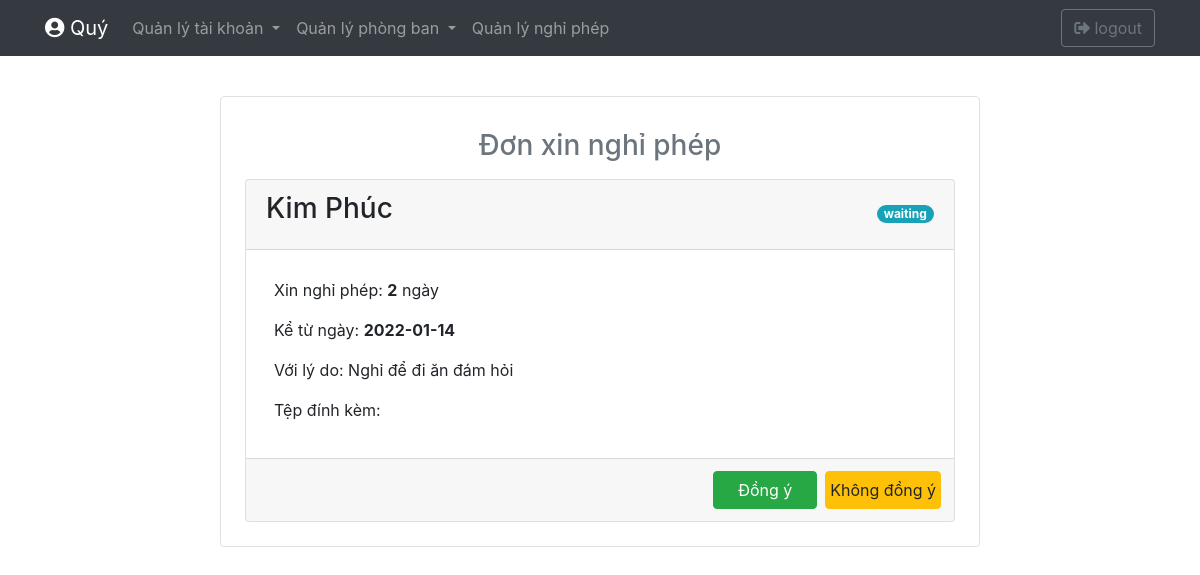
The app's page /nghiphep/getYC.php?id=7 (signed in) with its own data.
### tables this page shows
CREATE TABLE `nghiphep` (
  `id` int(11) NOT NULL,
  `nhanvien` varchar(255) NOT NULL,
  `idNV` int(255) NOT NULL,
  `idPhong` int(11) NOT NULL,
  `chucvu` text NOT NULL,
  `ngayBDnghi` date NOT NULL,
  `songaymuonnghi` int(20) NOT NULL,
  `lydo` varchar(255) NOT NULL,
  `file` varchar(255) DEFAULT NULL,
  `trangthai` varchar(20) NOT NULL DEFAULT 'waiting',
  `ngaythaydoi` datetime NOT NULL
);

### nghiphep/getYC.php (the view, shortened to what this page needs)
<?php
    $idYC = $_GET['id'];
    require_once('../conndb.php');
    $sql = 'SELECT * FROM nghiphep WHERE id = ?';
    $stm = $conn->prepare($sql);
    $stm->bind_param('i',$idYC);
    $stm->execute();
    $result = $stm->get_result();
?>
<!DOCTYPE html>
<html lang="en">
<head>
  <link rel="stylesheet" href="https://maxcdn.bootstrapcdn.com/bootstrap/4.5.2/css/bootstrap.min.css">
    <link
        rel="stylesheet"
        href="https://use.fontawesome.com/releases/v5.3.1/css/all.css"
>
</head>
<body>
<?php
    $YC = $result->fetch_assoc();
    $nhanvien = $YC['nhanvien'];
    $trangthai = $YC['trangthai'];
    $songaymuonnghi = $YC['songaymuonnghi'];
    $ngayBDnghi = $YC['ngayBDnghi'];
    $lydo = $YC['lydo'];
    $fi = $YC['file'];
    if($_SESSION['account']['chucvu']==='Giám đốc'){
        require_once('../Account/navbar.php');
    }elseif($_SESSION['account']['chucvu']==='Trưởng phòng'){
        require_once('../Truongphong/navbar.php');
    }
?>
    <div class="container mt-5">
        <div class="row justify-content-center">
            <div class="col col-lg-8 border rounded my-5 p-4 mx-3">
                <h3 class="text-center text-secondary mt-2 mb-3 mb-3">Đơn xin nghỉ phép</h3>
                <div class="card">
                    <div class="card-header d-flex justify-content-between">
                        <h3 class=" card-title"><?=$nhanvien?></h3>
                        <small class="badge badge-info badge-pill my-auto" id="sttYC">
                            <?=  $trangthai ?>
                        </small>
                    </div>
                    <div class="card-body">
                        <p class="card-text mt-2 mx-2">
                            Xin nghỉ phép: <b><?=$songaymuonnghi?></b> ngày
                        </p>
                        <p class="card-text mt-2 mx-2">
                            Kể từ ngày: <b><?=$ngayBDnghi?></b>
                        </p>
                        <p class="card-text mt-2 mx-2">
                        Với lý do: <?=$lydo?>
                        </p>
                        <p class="card-text mt-2 mx-2 mb-3">
                            Tệp đính kèm: <a href="<?=$f_href?>"><?=$fi?></a>
                        </p>
                    </div>
                    <div class="card-footer">
                    <?php if ($trangthai === 'waiting'){ ?>
                        <div class="row justify-content-end" id="btn_duyet">
                            <button onclick="showDYmodal()" class="btn btn-success mr-2 px-4">Đồng ý</button>
                            <button onclick="showKDYmodal()" class="btn btn-warning mr-2 px-1">Không đồng ý</button>
                        </div>
                    <?php }
                    ?>
                    </div>
                </div>
            </div>
        </div>
    </div>
</body>
</html>

### records on screen
nghiphep: nhanvien "Kim Phúc", trangthai "waiting", songaymuonnghi "2", ngayBDnghi "2022-01-14", lydo "Nghỉ để đi ăn đám hỏi"

### other values on screen
$TTCN "Quý"
